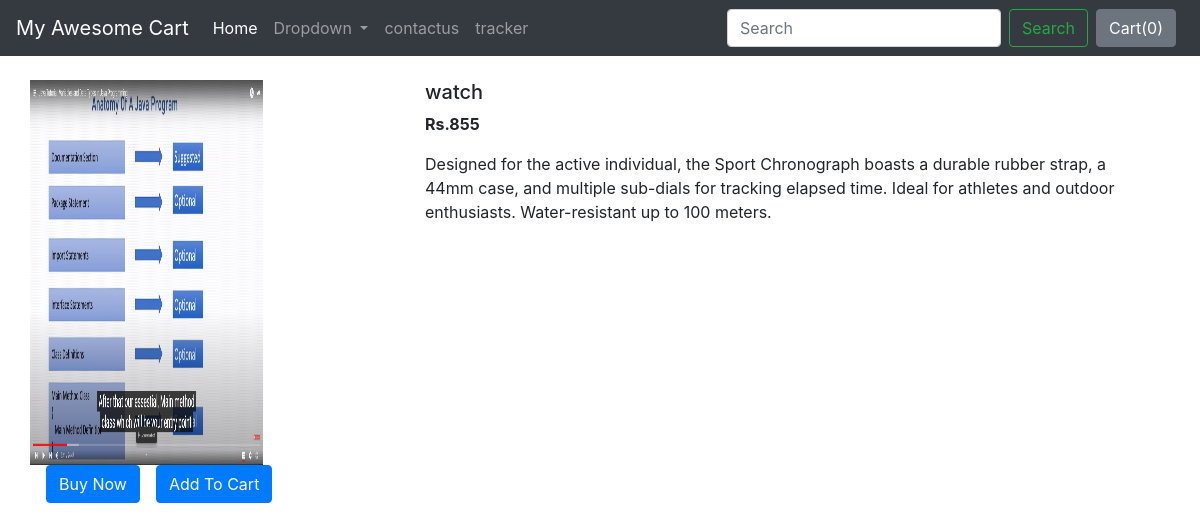
The page /productview/3 on the database its author committed.
### core/models.py (models this page shows)
class Product(models.Model):
    product_id = models.AutoField
    product_name = models.CharField(max_length=50)
    category = models.CharField(max_length=50, default="")
    subcategory = models.CharField(max_length=50, default="")
    price = models.IntegerField(default=0)
    desc = models.CharField(max_length=300)
    pub_date = models.DateField()
    image = models.ImageField(upload_to='core/images', default="")
    def __str__(self):
        return self.product_name

### core/views.py (the view)
# urls.py: path('productview/<int:myid>', productview),
def productview(request,myid):
    product=Product.objects.filter(id=myid)
    print(product)
    return render(request,"core/productview.html",{"product":product[0]})

### core/templates/core/productview.html (shortened to what this page needs)
{% extends 'core/basic.html' %}
{% block body %}
<div class="container my-4">
    <div class="row">
    <div class="col-md-4">
    <div class="row">
        <img src="/media/{{product.image}}" width="233px" height="385px">
    </div>
        <div class="row">
            <button class="btn btn-primary mx-3">Buy Now</button>
            <button class="btn btn-primary">Add To Cart</button>
        </div>
    </div>
    <div class="col-md-8">
        <h5>{{product.product_name}}</h5>
        <p><b>Rs.{{product.price}} </b></p>
        <p>{{product.desc}}</p>
    </div>
    </div>
</div>
{% endblock %}

### rows shown on the page
Product: image (picture), product_name "watch", price "855", desc "Designed for the active individual, the Sport Chronograph boasts a durable rubber strap, a 44mm case, and multiple sub-dials for tracking elapsed time. Ideal for athletes and outdoor enthusiasts. Water-resistant up to 100 meters."
